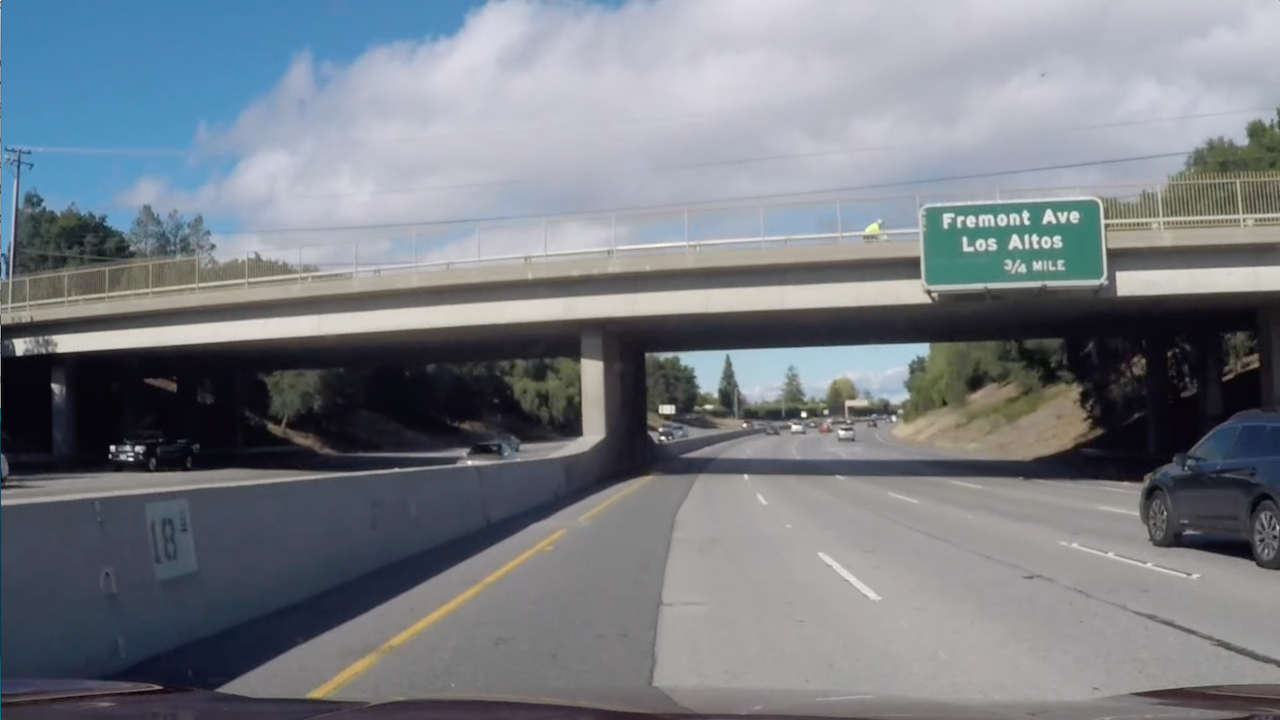
#> input picture tough_ones/Challenge_Video_1.jpg, 1280 x 720 px
$ python -i lanedetection.py   (imports and definitions only)   (older library calls are emulated)
#> lines starting #> are read from the running program, lines starting #| are printed output that depends on the picture; after the words box and inside, x2 and y2 are one past the last pixel; in counts of white or black regions, pixels touching at a corner belong together
"""Toolset for lane detection from images and camera feeds."""

import numpy as np
import cv2
import matplotlib.pyplot as plt
import time
from skimage import exposure

from utilityfun import plot_image, overlay_image, darken_bg, plot_text

# [84 lines left out: functions calibration_corner_detection, perspective_transform, plot_color_channels, not called in this run]


def translate_horz(img, direction='left', shift=0.01):
    """Translates the input image horizontally."""
    img_res = img.shape

    src_top_left = [0 * img_res[1], 0 * img_res[0]]
    src_top_right = [1 * img_res[1], 0 * img_res[0]]
    src_bot_left = [0 * img_res[1], 1 * img_res[0]]
    src_bot_right = [1 * img_res[1], 1 * img_res[0]]

    if direction is 'right':
        shift = -shift

    dst_top_left = [(0 + shift) * img_res[1], 0 * img_res[0]]
    dst_top_right = [(1 + shift) * img_res[1], 0 * img_res[0]]
    dst_bot_left = [(0 + shift) * img_res[1], 1 * img_res[0]]
    dst_bot_right = [(1 + shift) * img_res[1], 1 * img_res[0]]

    src = np.float32([src_top_left, src_top_right, src_bot_left,
                      src_bot_right])

    dst = np.float32([dst_top_left, dst_top_right, dst_bot_left,
                      dst_bot_right])

    transform = cv2.getPerspectiveTransform(src, dst)

    return cv2.warpPerspective(img, transform, (img_res[1], img_res[0]))


def abs_sobel(img, thresh_min=0, orient='x'):
    """Applies a sobel filter in x to the supplied image and discards all
    values below the threshold.
    """
    if orient == 'x':
        sobel = np.absolute(cv2.Sobel(img, cv2.CV_64F, 1, 0))
    if orient == 'y':
        sobel = np.absolute(cv2.Sobel(img, cv2.CV_64F, 0, 1))

    scaled_sobel = 255 * sobel / np.max(sobel)
    img_output = scaled_sobel

    img_output = np.where(img_output > thresh_min, img_output * 5, 0)
    img_output = np.where(img_output > 255, 255, img_output)

    return normalise_image(img_output)


def combine_images(img1, img2, method="Add"):
    """Utility method to combine grayscale images."""

    possible_methods = ['Add', 'Subtract', 'Multiply']

    assert method.lower() in [x.lower() for x in possible_methods], \
        'The supplied combination method is not recognised.'

    img1 = np.array(img1, dtype=np.float32)
    img2 = np.array(img2, dtype=np.float32)

    if method.lower() == 'add':
        return normalise_image(img1 + img2)
    elif method.lower() == 'subtract':
        img2 = np.where(img2 > img1, img1, img2)
        return img1 - img2
    elif method.lower() == 'multiply':
        img_out = img1 * img2/128
        img_out = np.where(img_out > 255, 255, img_out)
        return normalise_image(img_out)
    else:
        print('Error: the supplied method is not recognised.')


def normalise_image(image, minimum=0, maximum=255):
    """Scales all values in the image so that they fit in the supplied range.
    Also ensures that output is in uint8.
    """
    norm_img = np.zeros(image.shape)
    norm_img = cv2.normalize(image, norm_img, alpha=minimum, beta=maximum,
                             norm_type=cv2.NORM_MINMAX)
    return norm_img.astype(np.dtype('uint8'))

# [7 lines left out: function dilate_and_threshold, not called in this run]


def accentuate_lane_lines(image):
    """Performs a sequence of thresholds, gradient detection and colour channel
    extractions which are then combined to intensify the lane lines.
    """
    saturation = cv2.cvtColor(image, cv2.COLOR_RGB2HLS)[:, :, 2]
    red = image [:, :, 0]
    darkness = np.where((255-red) > 200, 255, 0)
    red = exposure.adjust_gamma(red, gamma=2)

    sobel_sat = abs_sobel(saturation, thresh_min=10)
    sobel_red = abs_sobel(red, thresh_min=10)
    sobel = sobel_red + sobel_sat
    sobel_shifted = (translate_horz(sobel, direction='left', shift=0.01) * 0.5 +
                     translate_horz(sobel, direction='right', shift=0.01)  * 0.5)

    combo_img = combine_images(red, sobel_shifted, method='multiply')
    combo_img = exposure.adjust_gamma(combo_img, gamma=2)

    _, norm_thresh = cv2.threshold(normalise_image(combo_img),
                                   0, 255,
                                   cv2.THRESH_TOZERO)
    return norm_thresh

# [312 lines left out: functions visualise_bins, detect_peak, detect_lines, get_lane_poly, get_highlighted_lane, get_lane_curvature and 4 more, not called in this run]

>>> import cv2
>>> picture = cv2.cvtColor(cv2.imread('tough_ones/Challenge_Video_1.jpg'), cv2.COLOR_BGR2RGB)
>>> result = accentuate_lane_lines(picture)
#> in accentuate_lane_lines, `darkness = np.where((255-red) > 200, 255, 0)`:
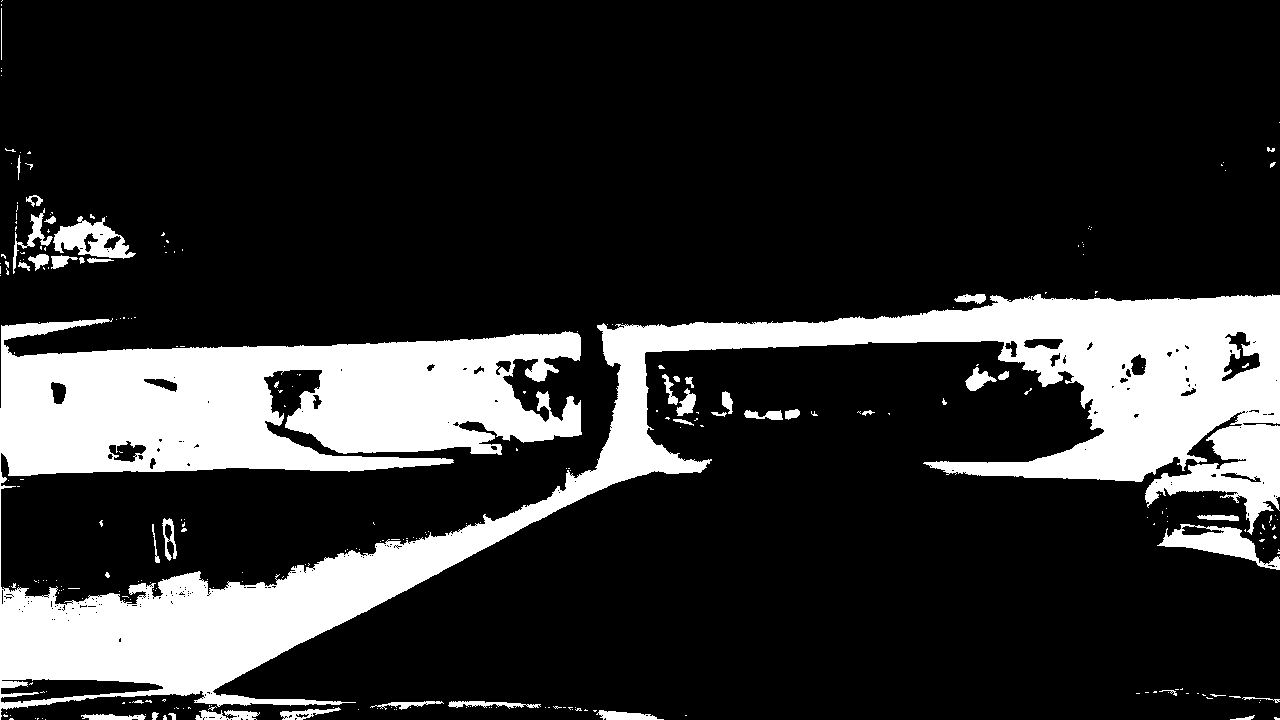
#> darkness: shape (720, 1280) int64; 19% white; 283 white regions (237 under 20 px), largest, box (x1, y1, x2, y2) and area: (0, 294, 1280, 720) 164708, (1157, 524, 1280, 570) 2044, (53, 216, 136, 259) 1757
#> in accentuate_lane_lines, `red = exposure.adjust_gamma(red, gamma=2)`:
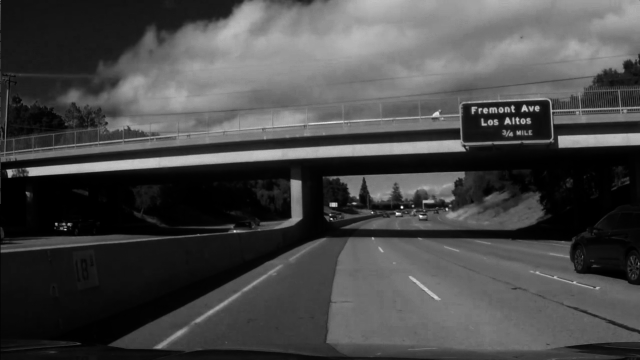
#> red: shape (720, 1280) (shown at 1/2 size); min 0, max 255, mean 71.5
#> in translate_horz, `return cv2.warpPerspective(img, transform, (img_res[1], img_res[0]))`:
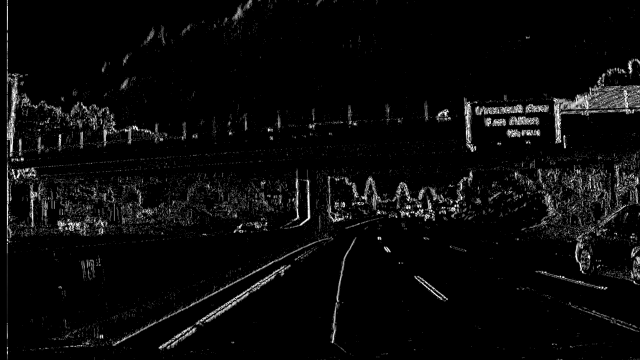
#> returned value: shape (720, 1280) (shown at 1/2 size); min 0, max 255, mean 10.1
#> in combine_images, `img_out = img1 * img2/128`:
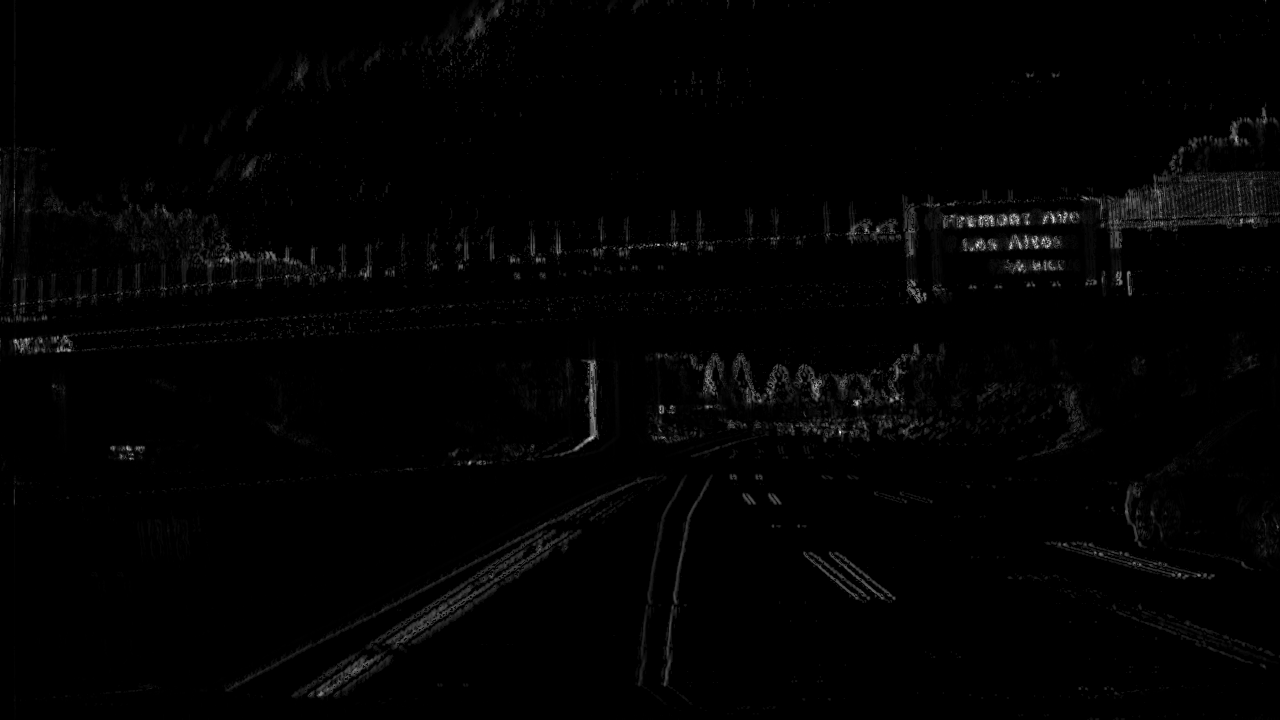
#> img_out: shape (720, 1280) float32; min 0, max 363.6, mean 3.8; drawn with min black and max white

$ run again, on tough_ones/Challenge_Video_2.jpg
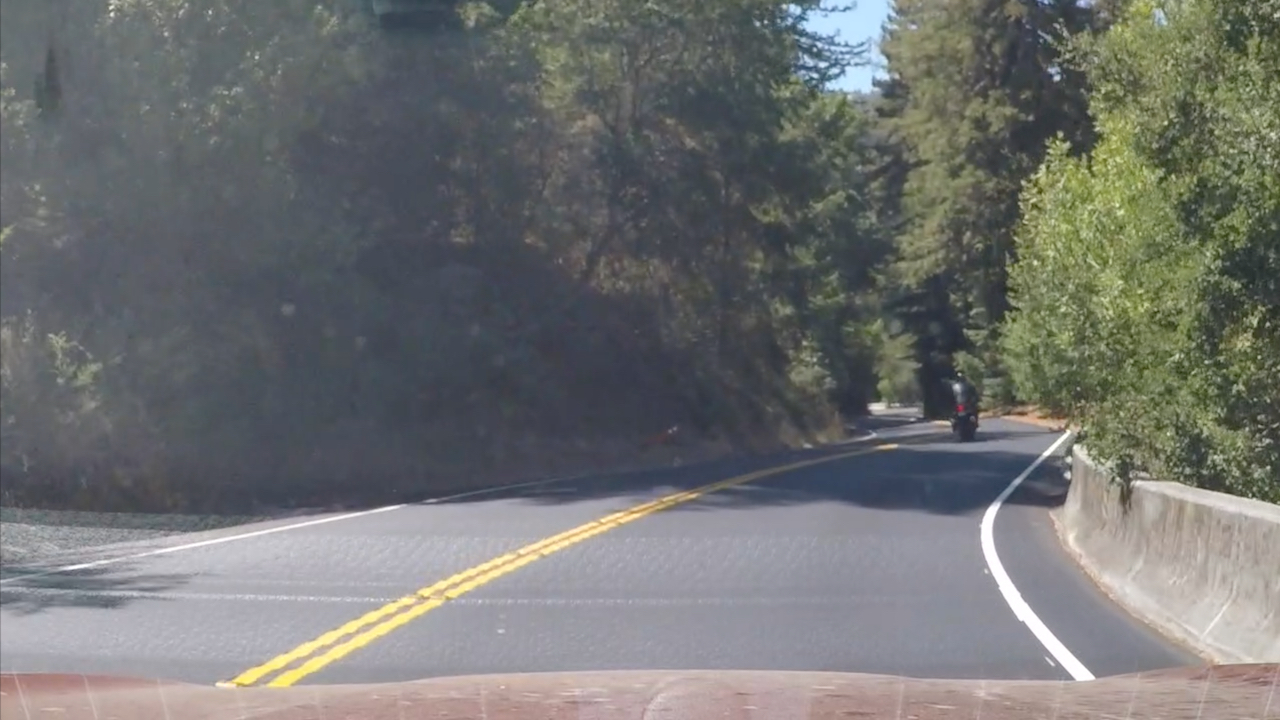
#> input picture tough_ones/Challenge_Video_2.jpg, 1280 x 720 px
#> in accentuate_lane_lines, `darkness = np.where((255-red) > 200, 255, 0)`:
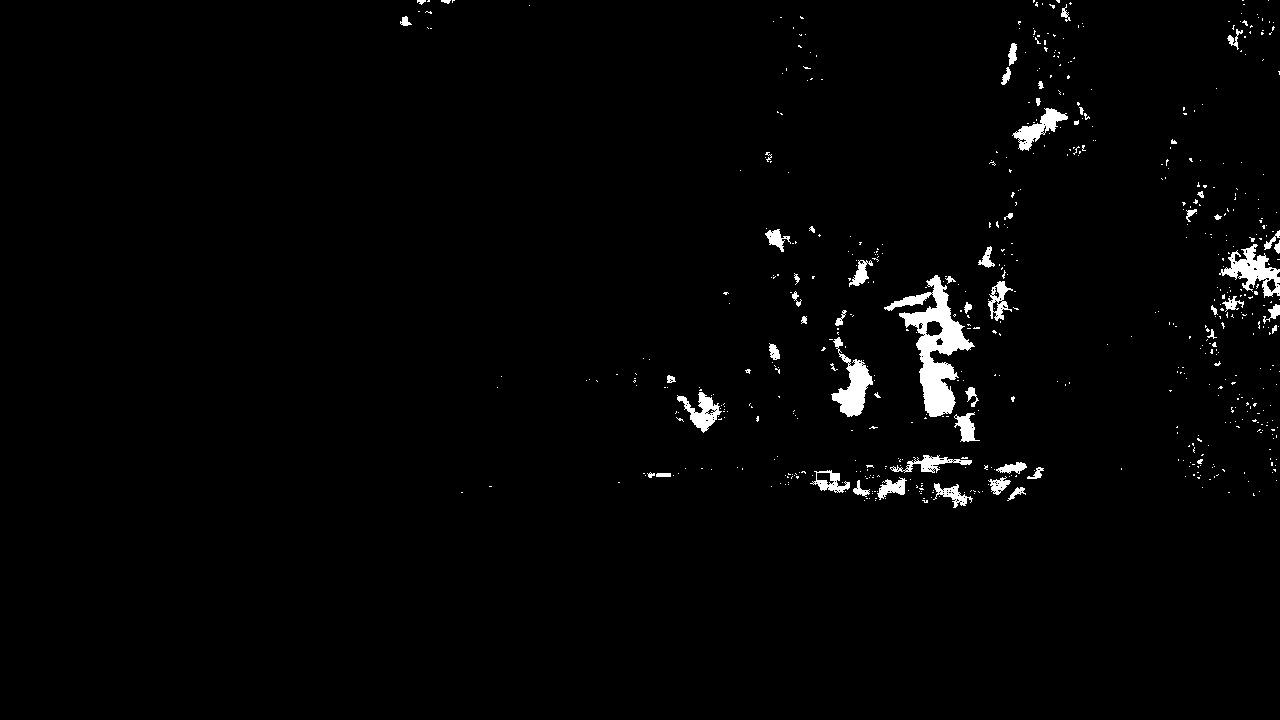
#> darkness: shape (720, 1280) int64; 1.8% white; 614 white regions (556 under 20 px), largest, box (x1, y1, x2, y2) and area: (884, 275, 975, 417) 4165, (831, 337, 873, 417) 1355, (1219, 244, 1280, 298) 1332
#> in combine_images, `img_out = np.where(img_out > 255, 255, img_out)`:
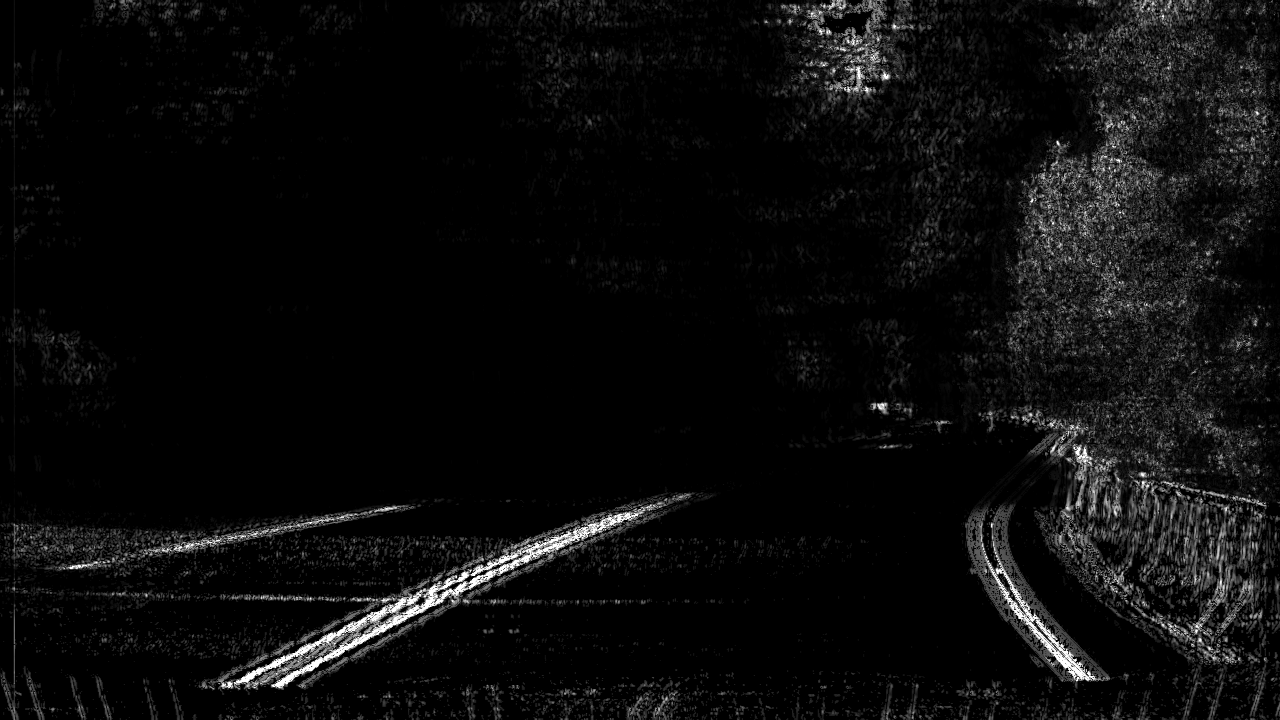
#> img_out: shape (720, 1280) float32; min 0, max 255, mean 12.2

$ run again, on tough_ones/tricky1.jpg
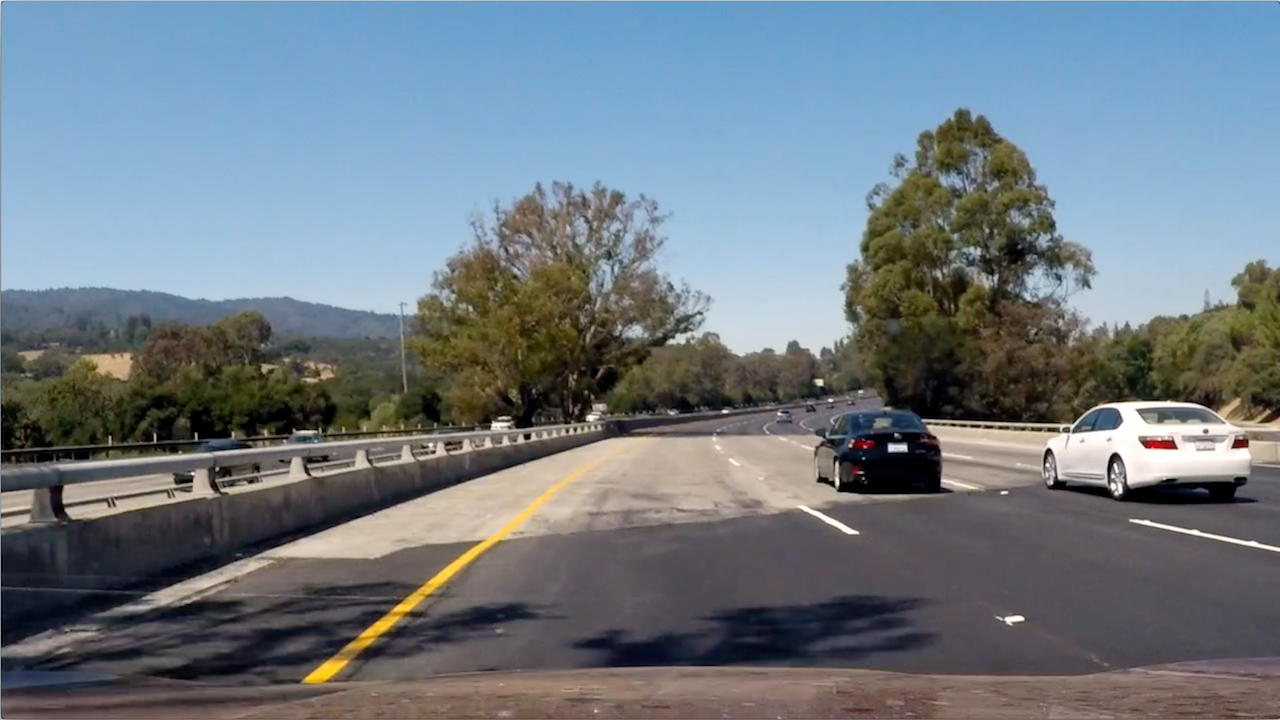
#> input picture tough_ones/tricky1.jpg, 1280 x 720 px
#> in accentuate_lane_lines, `darkness = np.where((255-red) > 200, 255, 0)`:
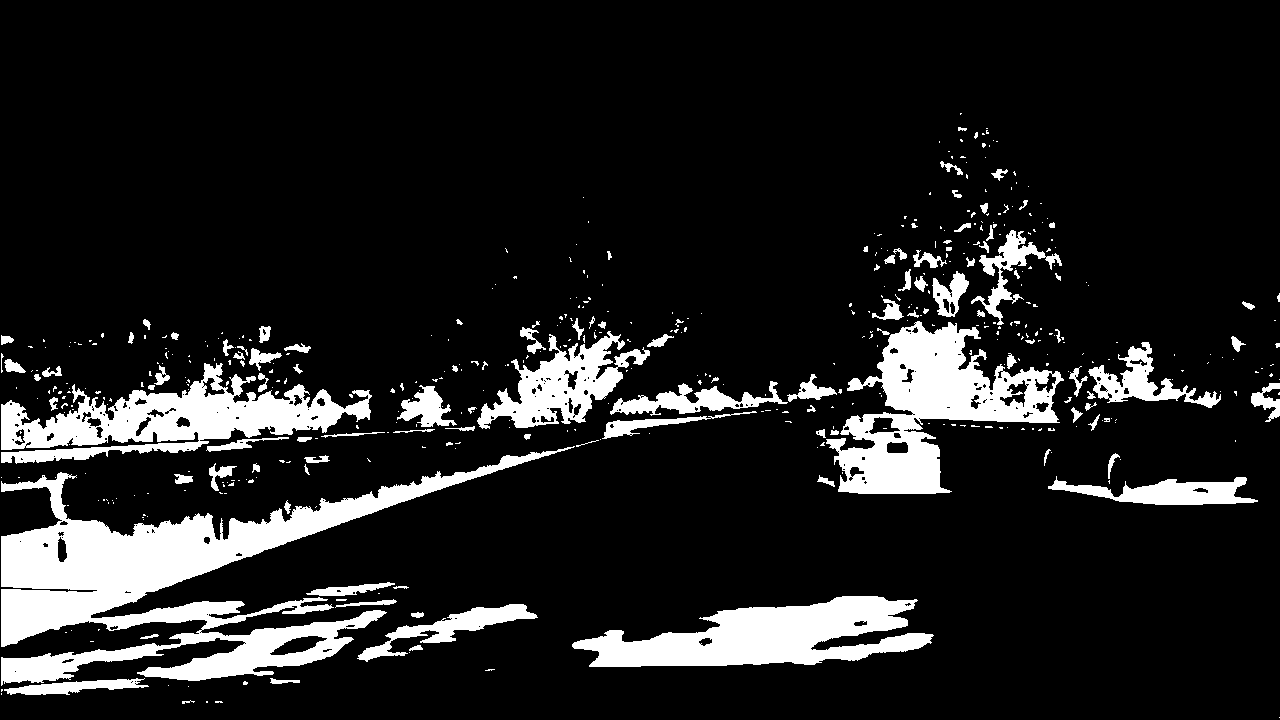
#> darkness: shape (720, 1280) int64; 12.9% white; 497 white regions (381 under 20 px), largest, box (x1, y1, x2, y2) and area: (1, 446, 575, 686) 37123, (826, 321, 1064, 494) 17493, (1, 363, 372, 464) 15371
#> in combine_images, `img_out = np.where(img_out > 255, 255, img_out)`:
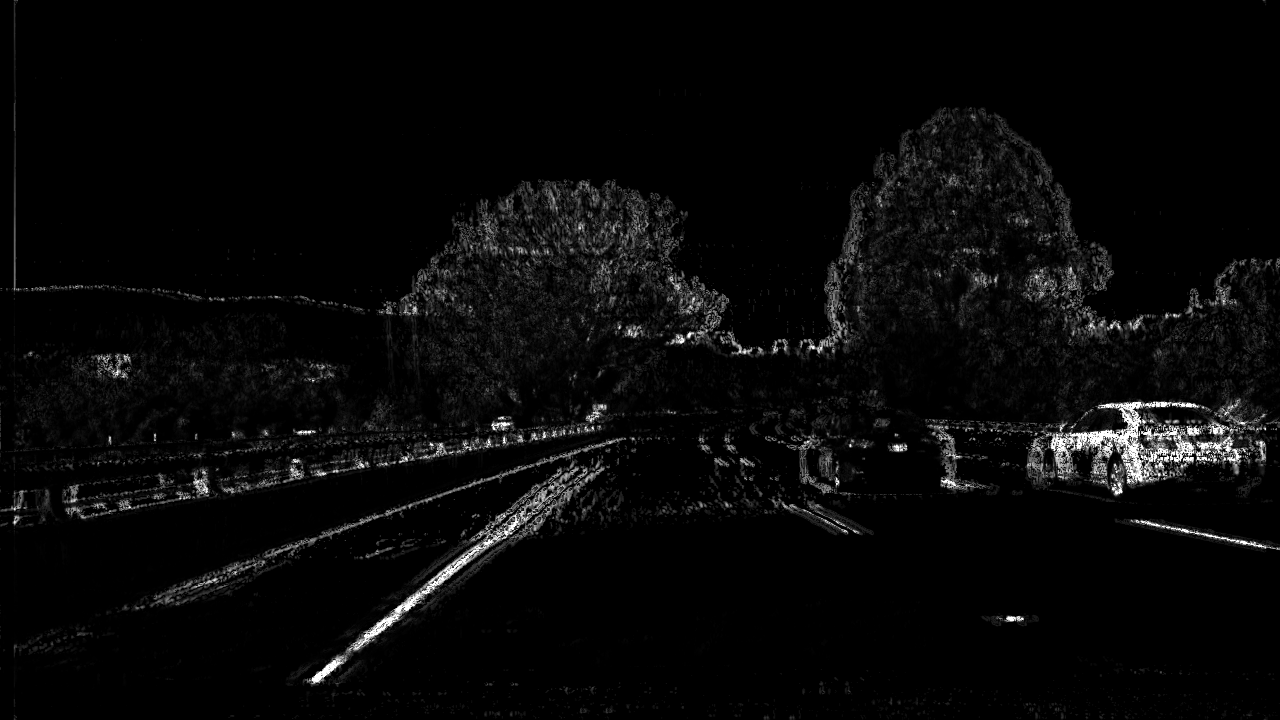
#> img_out: shape (720, 1280) float32; min 0, max 255, mean 8.5
